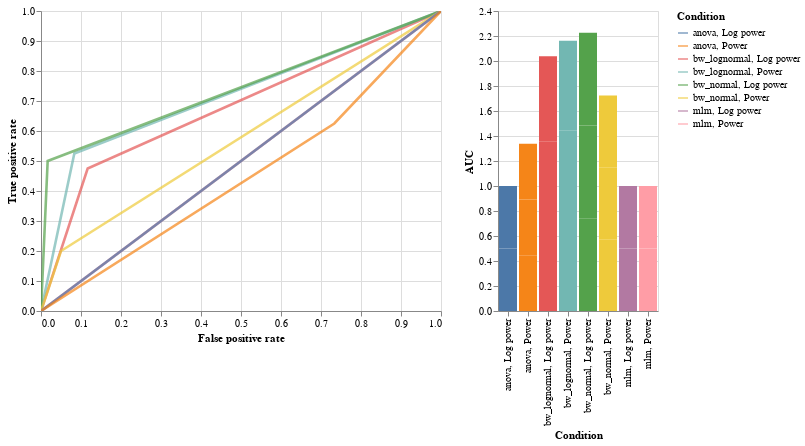

The cell this chart's notebook holds for it:
### Markdown cell above
## Binary

### Code cell
reload(model_comparison)
model_comparison.plot_roc(y_scores, true_slopes)

### Figure 1 — Vega-Lite specification as saved in the notebook (floating-point values rounded to 4 significant figures)
{"config": {"view": {"continuousWidth": 400, "continuousHeight": 300}}, "hconcat": [{"mark": {"type": "line", "opacity": 0.7, "size": 2.6}, "encoding": {"color": {"type": "nominal", "field": "Condition"}, "x": {"type": "quantitative", "field": "False positive rate"}, "y": {"type": "quantitative", "field": "True positive rate"}}, "selection": {"selector009": {"type": "interval", "bind": "scales", "encodings": ["x", "y"]}}}, {"mark": "bar", "encoding": {"color": {"type": "nominal", "field": "Condition"}, "x": {"type": "nominal", "field": "Condition"}, "y": {"type": "quantitative", "field": "AUC"}}, "selection": {"selector010": {"type": "interval", "bind": "scales", "encodings": ["x", "y"]}}}], "data": {"name": "data-b4ebfce96a8a8f87e3a457dad97ef324"}, "$schema": "https://vega.github.io/schema/vega-lite/v4.8.1.json", "datasets": {"data-b4ebfce96a8a8f87e3a457dad97ef324": [{"False positive rate": 0.0, "True positive rate": 0.0, "Condition": "bw_lognormal, Log power", "AUC": 0.6792}, {"False positive rate": 0.1167, "True positive rate": 0.475, "Condition": "bw_lognormal, Log power", "AUC": 0.6792}, {"False positive rate": 1.0, "True positive rate": 1.0, "Condition": "bw_lognormal, Log power", "AUC": 0.6792}, {"False positive rate": 0.0, "True positive rate": 0.0, "Condition": "bw_lognormal, Power", "AUC": 0.7208}, {"False positive rate": 0.08333, "True positive rate": 0.525, "Condition": "bw_lognormal, Power", "AUC": 0.7208}, {"False positive rate": 1.0, "True positive rate": 1.0, "Condition": "bw_lognormal, Power", "AUC": 0.7208}, {"False positive rate": 0.0, "True positive rate": 0.0, "Condition": "bw_normal, Log power", "AUC": 0.7417}, {"False positive rate": 0.01667, "True positive rate": 0.5, "Condition": "bw_normal, Log power", "AUC": 0.7417}, {"False positive rate": 1.0, "True positive rate": 1.0, "Condition": "bw_normal, Log power", "AUC": 0.7417}, {"False positive rate": 0.0, "True positive rate": 0.0, "Condition": "bw_normal, Power", "AUC": 0.575}, {"False positive rate": 0.05, "True positive rate": 0.2, "Condition": "bw_normal, Power", "AUC": 0.575}, {"False positive rate": 1.0, "True positive rate": 1.0, "Condition": "bw_normal, Power", "AUC": 0.575}, {"False positive rate": 0.0, "True positive rate": 0.0, "Condition": "mlm, Log power", "AUC": 0.5}, {"False positive rate": 1.0, "True positive rate": 1.0, "Condition": "mlm, Log power", "AUC": 0.5}, {"False positive rate": 0.0, "True positive rate": 0.0, "Condition": "mlm, Power", "AUC": 0.5}, {"False positive rate": 1.0, "True positive rate": 1.0, "Condition": "mlm, Power", "AUC": 0.5}, {"False positive rate": 0.0, "True positive rate": 0.0, "Condition": "anova, Log power", "AUC": 0.5}, {"False positive rate": 1.0, "True positive rate": 1.0, "Condition": "anova, Log power", "AUC": 0.5}, {"False positive rate": 0.0, "True positive rate": 0.0, "Condition": "anova, Power", "AUC": 0.4458}, {"False positive rate": 0.7333, "True positive rate": 0.625, "Condition": "anova, Power", "AUC": 0.4458}, {"False positive rate": 1.0, "True positive rate": 1.0, "Condition": "anova, Power", "AUC": 0.4458}]}}
